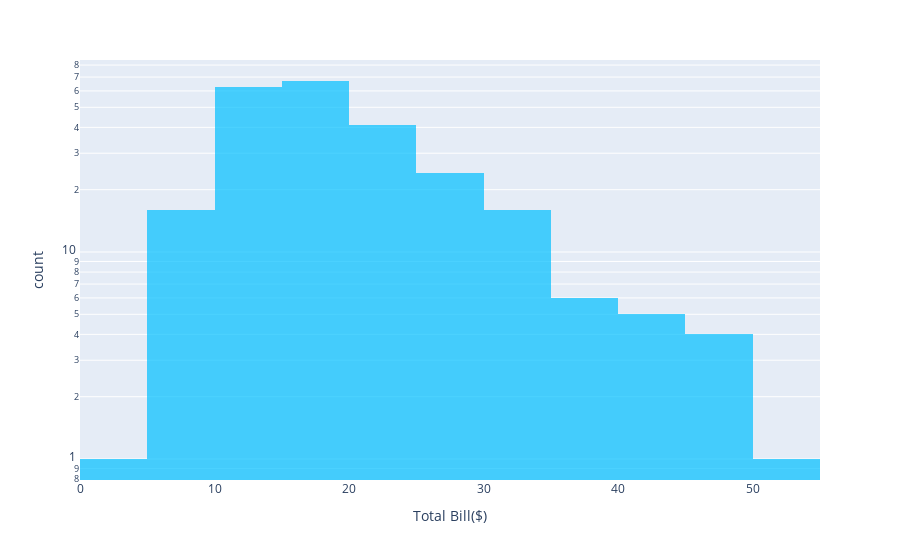

Notebook code cell kept with this figure:
### Code cell
fig = px.histogram(tips,x='total_bill',nbins=20,
                   labels={'total_bill':'Total Bill($)'},
                   opacity=0.7,log_y=True, # opacity 투명도,y축 log스케일로
                   color_discrete_sequence=['deepskyblue'])
fig.show()

### Figure 1 — Plotly figure (JSON) as saved in the notebook; plotly's stock layout.template omitted (floating-point values rounded to 4 significant figures; data arrays with more than 128 entries replaced by an {"elided": "..."} marker saying what was removed)
{"data": [{"alignmentgroup": "True", "bingroup": "x", "hovertemplate": "Total Bill($)=%{x}<br>count=%{y}<extra></extra>", "legendgroup": "", "marker": {"color": "deepskyblue", "opacity": 0.7, "pattern": {"shape": ""}}, "name": "", "nbinsx": 20, "offsetgroup": "", "orientation": "v", "showlegend": false, "type": "histogram", "x": {"elided": "244 float values"}, "xaxis": "x", "yaxis": "y"}], "layout": {"barmode": "relative", "legend": {"tracegroupgap": 0}, "margin": {"t": 60}, "xaxis": {"anchor": "y", "domain": [0, 1], "title": {"text": "Total Bill($)"}}, "yaxis": {"anchor": "x", "domain": [0, 1], "title": {"text": "count"}, "type": "log"}}}
